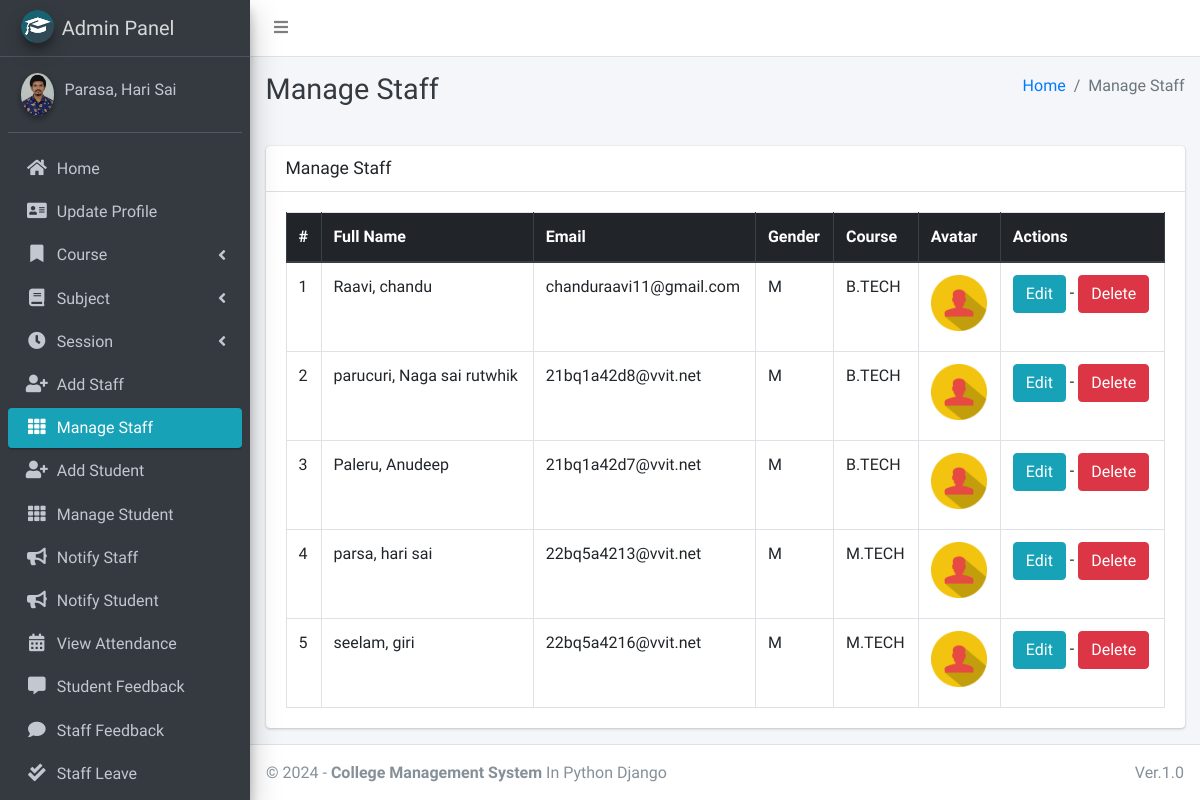
The app's page /staff/manage/ (signed in) with its own data.
### main_app/models.py (models this page shows, shortened)
class CustomUser(AbstractUser):
    USER_TYPE = ((1, "HOD"), (2, "Staff"), (3, "Student"))
    GENDER = [("M", "Male"), ("F", "Female")]
    username = None  # Removed username, using email instead
    email = models.EmailField(unique=True)
    user_type = models.CharField(default=1, choices=USER_TYPE, max_length=1)
    gender = models.CharField(max_length=1, choices=GENDER)
    profile_pic = models.ImageField()
    address = models.TextField()
    fcm_token = models.TextField(default="")  # For firebase notifications
    created_at = models.DateTimeField(auto_now_add=True)
    updated_at = models.DateTimeField(auto_now=True)
    groups = models.ManyToManyField(
        'auth.Group',
        related_name='customuser_groups',
        blank=True,
        help_text='The groups this user belongs to.',
        verbose_name='groups'
    )
    user_permissions = models.ManyToManyField(
        'auth.Permission',
        related_name='customuser_user_permissions',
        blank=True,
        help_text='Specific permissions for this user.',
        verbose_name='user permissions'
    )
    USERNAME_FIELD = "email"
    REQUIRED_FIELDS = []
    objects = CustomUserManager()
    def __str__(self):
        return self.last_name + ", " + self.first_name

class Staff(models.Model):
    course = models.ForeignKey(Course, on_delete=models.DO_NOTHING, null=True, blank=False)
    admin = models.OneToOneField(CustomUser, on_delete=models.CASCADE)

class Course(models.Model):
    name = models.CharField(max_length=120)
    created_at = models.DateTimeField(auto_now_add=True)
    updated_at = models.DateTimeField(auto_now=True)

### main_app/hod_views.py (the view)
# urls.py: path("staff/manage/", hod_views.manage_staff, name='manage_staff'),
def manage_staff(request):
    allStaff = CustomUser.objects.filter(user_type=2)
    context = {
        'allStaff': allStaff,
        'page_title': 'Manage Staff'
    }
    return render(request, "hod_template/manage_staff.html", context)

### main_app/templates/hod_template/manage_staff.html
{% extends 'main_app/base.html' %}
{% load static %}
{% block page_title %}{{page_title}}{% endblock page_title %}
{% block content %}
<section class="content">
    <div class="container-fluid">
        <div class="row">
            <div class="col-md-12">
                <div class="card">
                    <div class="card-header">
                        <h3 class="card-title">{{page_title}}</h3>
                    </div>
                    <div class="card-body">
                        <table id="example2" class="table table-bordered table-hover">
                            <thead class="thead-dark">
                                <tr>
                                    <th>#</th>
                                    <th>Full Name</th>
                                    <th>Email</th>
                                    <th>Gender</th>
                                    <th>Course</th>
                                    <th>Avatar</th>
                                    <th>Actions</th>
                                </tr>
                            </thead>
                            <tbody>
                                {% for staff in allStaff %}
                                <tr>
                                    <td>{{ forloop.counter }}</td>
                                    <td>{{staff.last_name}}, {{staff.first_name}}</td>
                                    <td>{{staff.email}}</td>
                                    <td>{{staff.gender}}</td>
                                    <td>{{staff.staff.course.name}}</td>
                                    <td>
                                        {% if staff.profile_pic == ""  %}
                                        No Image
                                        {% else %}
                                        <img class="img img-fluid mb-2" height="56" width="56"
                                            src="{{staff.profile_pic}}" alt="">
                                        {% endif %}
                                    </td>
                                    <td>
                                        <a href="{% url 'edit_staff' staff.staff.id %}" class="btn btn-info">Edit</a> -
                                        <a href="{% url 'delete_staff' staff.staff.id %}" class="btn btn-danger" onclick="return confirm('Are you sure about this ?')">Delete</a>
                                    </td>
                                </tr>
                                {% endfor %}
                            </tbody>
                        </table>
                    </div>
                </div>
            </div>
        </div>
    </div>
</section>
{% endblock content %}

### main_app/templates/main_app/sidebar_template.html (shortened to what this page needs)
{% load static %}
<aside class="main-sidebar sidebar-dark-info elevation-4">
    {% if request.user.user_type == '1' %}
    <a href="{% url 'admin_home' %}" class="brand-link">
        <img src="{% static 'dist/img/cmsl.png' %} " alt="AdminLTE Logo"
            class="brand-image img-circle elevation-3" >
        <span class="brand-text font-weight-light">Admin Panel</span>
    </a>
    <div class="sidebar">
        <div class="user-panel mt-3 pb-3 mb-3 d-flex">
            <div class="image">
                <img src="{{ request.user.profile_pic}}" class="img-circle elevation-2" alt="User Image">
            </div>
            <div class="info">
                <a href="#" class="d-block">{{user}}</a>
            </div>
        </div>
        <nav class="mt-2">
            <ul class="nav nav-pills nav-sidebar flex-column" data-widget="treeview" role="menu" data-accordion="false">
                <li class="nav-item">
                    {% url 'admin_home' as admin_home %}
                    <a href="{{admin_home}}" class="nav-link {% if admin_home == request.path %} active {% endif %}">
                        <i class="nav-icon fas fa-home"></i>
                        <p>
                            Home
                        </p>
                    </a>
                </li>
                <li class="nav-item">
                    {% url 'admin_view_profile' as admin_view_profile %}
                    <a href="{{admin_view_profile}}"
                        class="nav-link {% if admin_view_profile == request.path %} active {% endif %}">
                        <i class="nav-icon fas fa-address-card"></i>
                        <p>
                            Update Profile
                        </p>
                    </a>
                </li>
                <li class="nav-item has-treeview">
                    <a href="#" class="nav-link">
                        <i class="nav-icon fas fa-bookmark"></i>
                        <p>
                            Course
                            <i class="fas fa-angle-left right"></i>
                        </p>
                    </a>
                </li>
                <li class="nav-item has-treeview">
                    <a href="#" class="nav-link">
                        <i class="nav-icon fas fa-book"></i>
                        <p>
                            Subject
                            <i class="fas fa-angle-left right"></i>
                        </p>
                    </a>
                </li>
                <li class="nav-item has-treeview">
                    <a href="#" class="nav-link">
                        <i class="nav-icon fas fa-clock"></i>
                        <p>
                            Session
                            <i class="fas fa-angle-left right"></i>
                        </p>
                    </a>
                </li>
                <li class="nav-item">
                    {% url 'add_staff' as add_staff %}
                    <a href="{{add_staff}}" class="nav-link {% if add_staff == request.path %} active {% endif %}">
                        <i class="nav-icon fas fa-user-plus"></i>
                        <p>
                            Add Staff
                        </p>
                    </a>
                </li>
                <li class="nav-item">
                    {% url 'manage_staff' as manage_staff %}
                    {% url 'edit_staff' staff_id as edit_staff %}
                    <a href="{{manage_staff}}"
                        class="nav-link {% if manage_staff == request.path or request.path == edit_staff %} active {% endif %}">
                        <i class="nav-icon fas fa-th"></i>
                        <p>
                            Manage Staff
                        </p>
                    </a>
                </li>
                <li class="nav-item">
                    {% url 'add_student' as add_student%}
                    <a href="{{add_student}}" class="nav-link  {% if add_student == request.path %} active {% endif %}">
                        <i class="nav-icon fas fa-user-plus"></i>
                        <p>
                            Add Student
                        </p>
                    </a>
                </li>
                <li class="nav-item">
                    {% url 'manage_student' as manage_student %}
                    {% url 'edit_student' student_id as edit_student %}
                    <a href="{{manage_student}}"
                        class="nav-link  {% if edit_student == request.path or manage_student == request.path %} active {% endif %}">
                        <i class="nav-icon fas fa-th"></i>
                        <p>
                            Manage Student
                        </p>
                    </a>
                </li>
                <li class="nav-item">
                    {% url 'admin_notify_staff' as admin_notify_staff %}
                    <a href="{{admin_notify_staff}}"
                        class="nav-link {% if admin_notify_staff == request.path %} active {% endif %}">
                        <i class="nav-icon fas fa-bullhorn"></i>
                        <p>
                            Notify Staff
                        </p>
                    </a>
                </li>
                <li class="nav-item">
                    {% url 'admin_notify_student' as admin_notify_student %}
                    <a href="{{admin_notify_student}}"
                        class="nav-link {% if admin_notify_student == request.path %} active {% endif %}">
                        <i class="nav-icon fas fa-bullhorn"></i>
                        <p>
                            Notify Student
                        </p>
                    </a>
                </li>
                <li class="nav-item">
                    {% url 'admin_view_attendance' as admin_view_attendance %}
                <li class="nav-item">
                    <a href="{{admin_view_attendance}}"
                        class="nav-link  {% if admin_view_attendance == request.path %} active {% endif %}">
                        <i class="nav-icon fas fa-calendar-alt"></i>
                        <p>
                            View Attendance
                        </p>
                    </a>
                </li>
                <li class="nav-item">
                    {% url 'student_feedback_message' as student_feedback_message %}
                    <a href="{{ student_feedback_message }}"
                        class="nav-link  {% if student_feedback_message == request.path %} active {% endif %}">
                        <i class="nav-icon fas fa-comment-alt"></i>
                        <p>
                            Student Feedback
                        </p>
                    </a>
                </li>
                <li class="nav-item">
                    {% url 'staff_feedback_message' as staff_feedback_message %}
                    <a href="{{staff_feedback_message}}"
                        class="nav-link   {% if staff_feedback_message == request.path %} active {% endif %}">
                        <i class="nav-icon fas fa-comment"></i>
                        <p>
                            Staff Feedback
                        </p>
                    </a>
                </li>
                <li class="nav-item">
                    {% url 'view_staff_leave' as view_staff_leave %}
                    <a href="{{view_staff_leave}}"
                        class="nav-link  {% if view_staff_leave == request.path %} active {% endif %}">
                        <i class="nav-icon fas fa-check-double"></i>
                        <p>
                            Staff Leave
                        </p>
                    </a>
                </li>
                                        {% endif %}
                                    </ul>
                                </nav>
                            </div>
</aside>

### records on screen
CustomUser: last_name+first_name "Parasa, Hari Sai"
CustomUser: last_name "Raavi", first_name "chandu", email "chanduraavi11@gmail.com", gender "M", staff.course.name "B.TECH", profile_pic (picture)
CustomUser: last_name "parucuri", first_name "Naga sai rutwhik", email "21bq1a42d8@vvit.net", gender "M", staff.course.name "B.TECH", profile_pic (picture)
CustomUser: last_name "Paleru", first_name "Anudeep", email "21bq1a42d7@vvit.net", gender "M", staff.course.name "B.TECH", profile_pic (picture)
CustomUser: last_name "parsa", first_name "hari sai", email "22bq5a4213@vvit.net", gender "M", staff.course.name "M.TECH", profile_pic (picture)
CustomUser: last_name "seelam", first_name "giri", email "22bq5a4216@vvit.net", gender "M", staff.course.name "M.TECH", profile_pic (picture)

### other values on screen
{{ page_title }} "Manage Staff"
